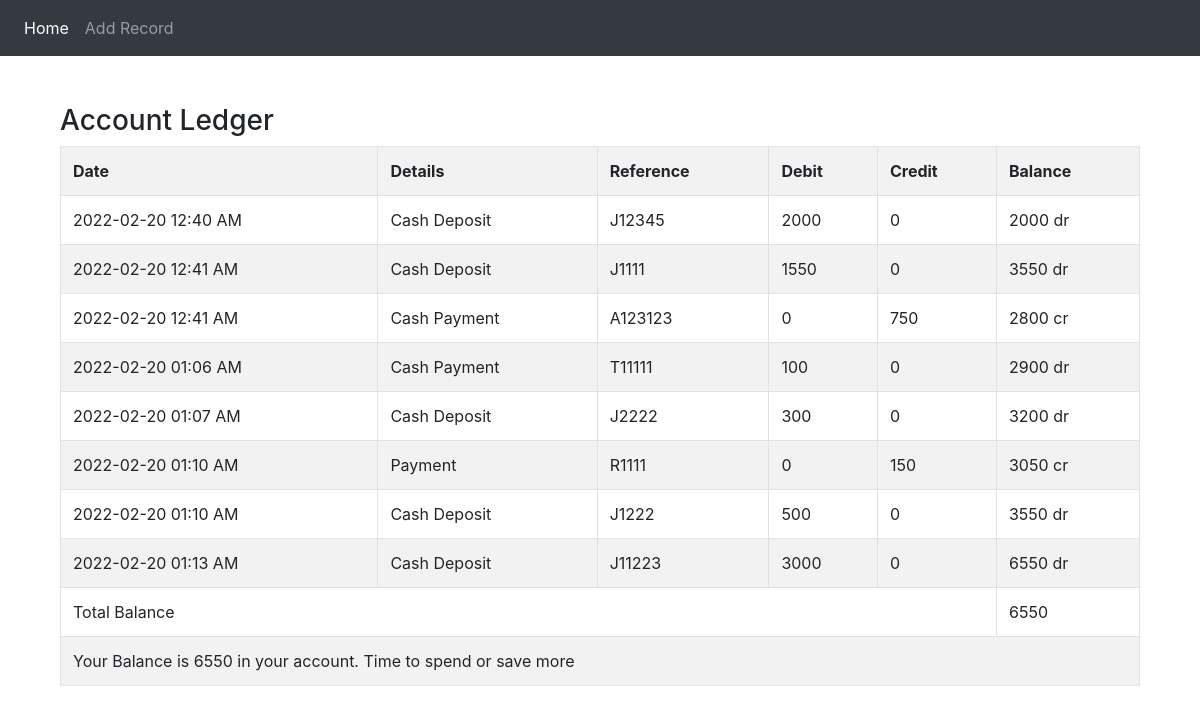
The page / on the database its author committed.
### tables this page shows
CREATE TABLE `account_ledger` (
  `id` int(11) NOT NULL,
  `details` varchar(250) DEFAULT NULL,
  `reference` varchar(150) DEFAULT NULL,
  `debit` float DEFAULT NULL,
  `credit` float DEFAULT NULL,
  `created_date` datetime DEFAULT NULL
);

### application/helpers/utilities_helper.php (called while the page is built, shortened)
<?php defined('BASEPATH') OR exit('No direct script access allowed');
if(!function_exists("renderTemplate")) {
    function renderTemplate($page,$data=null) {
        $ci =& get_instance();
        $ci->load->view("template/header",$data);
        $ci->load->view($page,$data);
        $ci->load->view("template/footer",$data);
    }
}

### application/controllers/Main.php (called while the page is built, shortened)
<?php
class Main extends CI_Controller implements CrudControllerInterface {
    public function index() {
        $data['results'] = $this->accounts_model->retrieveAllRecords();
        renderTemplate("main/index", $data);
    }
}

### index.php (called while the page is built, shortened)
<?php
require_once BASEPATH.'core/CodeIgniter.php';

### application/models/accounts_model.php (called while the page is built, shortened)
<?php
class Accounts_model extends My_Model {
    private $tbl_account_ledger = "account_ledger";
    public function retrieveAllRecords() {
        $sql = "select * from ".$this->tbl_account_ledger." ORDER BY created_date ASC";
        $query = $this->db->query($sql);
        return $query->result();
    }
}

### application/views/main/index.php (the view, shortened to what this page needs)
<div class="container">
    <h3>Account Ledger</h3>
    <table class="table table-striped table-bordered">
        <tbody>
        <tr>
            <th>Date</th>
            <th>Details</th>
            <th>Reference</th>
            <th>Debit</th>
            <th>Credit</th>
            <th>Balance</th>
        </tr>
        <?php
            if(count($results) > 0) {
                $balance = 0;
                $legend = "";
                foreach ($results as $result) {
                    if ($result->debit) {
                        $balance += $result->debit;
                        $legend = " dr";
                    } else {
                        $balance -= $result->credit;
                        $legend = " cr";
                    }
                    echo "<tr>";
                    echo "<td>".date("Y-m-d h:i A",strtotime($result->created_date))."</td>";
                    echo "<td>".$result->details."</td>";
                    echo "<td>".$result->reference."</td>";
                    echo "<td>".$result->debit."</td>";
                    echo "<td>".$result->credit."</td>";
                    echo "<td>".$balance.$legend."</td>";
                    echo "</tr>";
                }
                echo "<tr>";
                echo "<td colspan='5'>Total Balance</td>";
                echo "<td>".$balance."</td>";
                echo "</tr>";
                if ($balance > 4000) {
                    echo "<tr>";
                    echo "<td colspan='6'>Your Balance is ".$balance." in your account. Time to spend or save more</td>";
                    echo "</tr>";
                }
            } else {
                echo "<tr>";
                echo "<td colspan='9' style='text-align: center'>No records retrieved</td>";
                echo "</tr>";
            }
        ?>
        </tbody>
    </table>
</div>

### application/views/template/header.php (shortened to what this page needs)
<!doctype html>
<html lang="en">
  <head>
    <link href="<?php echo base_url('assets/css/bootstrap.min.css')?>" rel="stylesheet">
    <link href="<?php echo base_url('assets/css/starter-template.css')?>" rel="stylesheet">
  </head>
  <body>
    <nav class="navbar navbar-expand-md navbar-dark bg-dark fixed-top">
      <div class="collapse navbar-collapse" id="navbarsExampleDefault">
        <ul class="navbar-nav mr-auto">
          <li class="nav-item active">
            <a class="nav-link" href="<?php echo site_url();?>">Home <span class="sr-only">(current)</span></a>
          </li>
          <li class="nav-item">
            <a class="nav-link" href="<?php echo site_url()."/record/create";?>">Add Record</a>
          </li>
        </ul>
      </div>
    </nav>
    <br/>
    <main role="main" class="container">

### application/views/template/footer.php (shortened to what this page needs)
    <br/><br/><br/>
    </main>
  </body>
</html>

### assets/css/starter-template.css (style rules this page uses)
body { padding-top: 5rem; }

### rows shown on the page
account_ledger: created_date "2022-02-20 12:40 AM", details "Cash Deposit", reference "J12345", debit "2000", credit "0", balance "2000", debit "dr"
account_ledger: created_date "2022-02-20 12:41 AM", details "Cash Deposit", reference "J1111", debit "1550", credit "0", balance "3550", debit "dr"
account_ledger: created_date "2022-02-20 12:41 AM", details "Cash Payment", reference "A123123", debit "0", credit "750", balance "2800", debit "cr"
account_ledger: created_date "2022-02-20 01:06 AM", details "Cash Payment", reference "T11111", debit "100", credit "0", balance "2900", debit "dr"
account_ledger: created_date "2022-02-20 01:07 AM", details "Cash Deposit", reference "J2222", debit "300", credit "0", balance "3200", debit "dr"
account_ledger: created_date "2022-02-20 01:10 AM", details "Payment", reference "R1111", debit "0", credit "150", balance "3050", debit "cr"
account_ledger: created_date "2022-02-20 01:10 AM", details "Cash Deposit", reference "J1222", debit "500", credit "0", balance "3550", debit "dr"
account_ledger: created_date "2022-02-20 01:13 AM", details "Cash Deposit", reference "J11223", debit "3000", credit "0", balance "6550", debit "dr"

### other values the page prints
$balance "6550"
